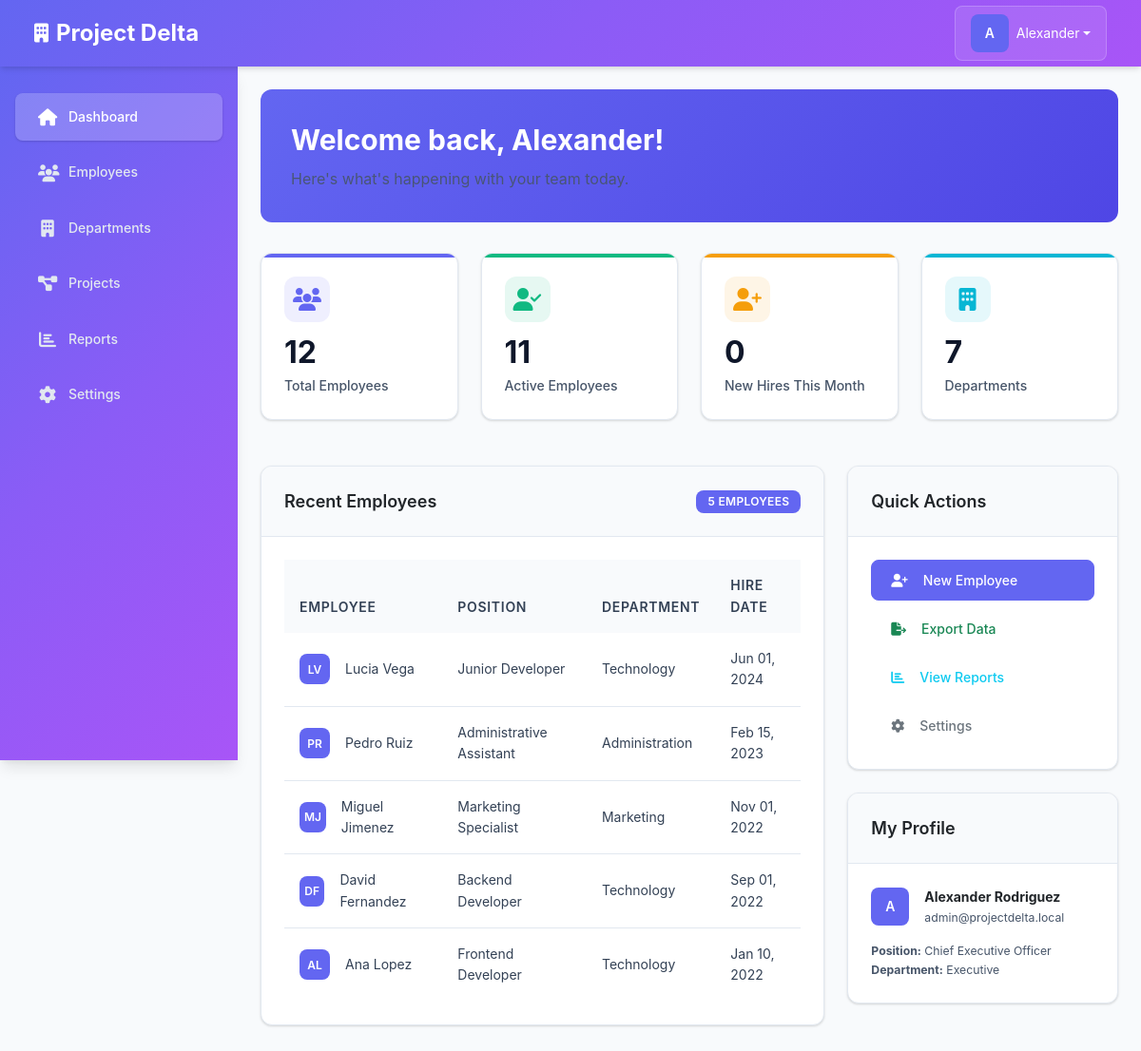
The app's page /www/htdocs/dashboard.php (signed in) with its own data.
### tables this page shows
CREATE TABLE users (
    id INT AUTO_INCREMENT PRIMARY KEY,
    email VARCHAR(255) NOT NULL UNIQUE,
    password VARCHAR(255) NOT NULL,
    first_name VARCHAR(100) NOT NULL,
    last_name VARCHAR(100) NOT NULL,
    full_name VARCHAR(200) GENERATED ALWAYS AS (CONCAT(first_name, ' ', last_name)) STORED,
    job_title VARCHAR(150) NOT NULL,
    department VARCHAR(100) NOT NULL,
    employee_id VARCHAR(20) UNIQUE NOT NULL,
    hire_date DATE NOT NULL,
    contract_end_date DATE NULL,
    salary DECIMAL(10,2) NOT NULL,
    phone VARCHAR(20),
    office_location VARCHAR(100),
    manager_id INT NULL,
    status ENUM('active', 'inactive', 'terminated') DEFAULT 'active',
    profile_image VARCHAR(255) DEFAULT 'default-avatar.png',
    last_login TIMESTAMP NULL,
    created_at TIMESTAMP DEFAULT CURRENT_TIMESTAMP,
    updated_at TIMESTAMP DEFAULT CURRENT_TIMESTAMP ON UPDATE CURRENT_TIMESTAMP,
    
    FOREIGN KEY (manager_id) REFERENCES users(id) ON DELETE SET NULL
);

### www/htdocs/config.php (called while the page is built, shortened)
<?php
$host = $_ENV['DB_HOST'] ?? 'db';
$dbname = $_ENV['DB_NAME'] ?? 'empresa';
$username = $_ENV['DB_USER'] ?? 'webapp';
$password = $_ENV['DB_PASSWORD'] ?? 'WebAppSecure123';
$pdo = null;
try {
    $pdo = new PDO("mysql:host=$host;dbname=$dbname;charset=utf8mb4", $username, $password, [
        PDO::ATTR_ERRMODE => PDO::ERRMODE_EXCEPTION,
        PDO::ATTR_DEFAULT_FETCH_MODE => PDO::FETCH_ASSOC,
        PDO::ATTR_EMULATE_PREPARES => false,
        PDO::MYSQL_ATTR_FOUND_ROWS => true,
        PDO::ATTR_PERSISTENT => false
    ]);
} catch (PDOException $e) {
    error_log("Database connection error: " . $e->getMessage());
    $pdo = null;
}
function escape($string) {
    return htmlspecialchars($string, ENT_QUOTES, 'UTF-8');
}
function getUserById($id) {
    global $pdo;
    try {
        $stmt = $pdo->prepare("SELECT id, email, first_name, last_name, full_name, job_title, department, employee_id, status FROM users WHERE id = ? LIMIT 1");
        $stmt->execute([$id]);
        return $stmt->fetch();
    } catch (PDOException $e) {
        error_log("Error fetching user by ID: " . $e->getMessage());
        return null;
    }
}
function getDashboardStats() {
    global $pdo;
    try {
        $stats = [];
        $stmt = $pdo->query("SELECT
            COUNT(*) as total_users,
            SUM(CASE WHEN status = 'active' THEN 1 ELSE 0 END) as active_users,
            SUM(CASE WHEN hire_date >= DATE_SUB(NOW(), INTERVAL 30 DAY) AND status = 'active' THEN 1 ELSE 0 END) as new_hires
            FROM users");
        $stats['users'] = $stmt->fetch();
        $stmt = $pdo->query("SELECT
            d.name,
            COUNT(u.id) as employee_count,
            d.budget
            FROM departments d
            LEFT JOIN users u ON u.department = d.name AND u.status = 'active'
            GROUP BY d.id, d.name, d.budget
            ORDER BY employee_count DESC
            LIMIT 10");
        $stats['departments'] = $stmt->fetchAll();
        $stmt = $pdo->query("SELECT
            COUNT(*) as total_projects,
            SUM(CASE WHEN status = 'active' THEN 1 ELSE 0 END) as active_projects,
            SUM(CASE WHEN status = 'completed' THEN 1 ELSE 0 END) as completed_projects,
            ROUND(AVG(progress_percentage), 1) as avg_progress,
            SUM(budget) as total_budget,
            SUM(spent_budget) as total_spent
            FROM projects");
        $stats['projects'] = $stmt->fetch();
        return $stats;
    } catch (PDOException $e) {
        error_log("Error fetching dashboard stats: " . $e->getMessage());
        return null;
    }
}
?>

### www/htdocs/dashboard.php (the view, shortened to what this page needs)
<?php
require_once 'config.php';
$currentUser = getUserById($_SESSION['user_id']);
$stats = getDashboardStats();
$recentEmployees = [];
try {
    if ($pdo) {
        $stmt = $pdo->query("
            SELECT first_name, last_name, job_title, department, hire_date
            FROM users
            WHERE status = 'active'
            ORDER BY hire_date DESC
            LIMIT 5
        ");
        $recentEmployees = $stmt->fetchAll();
    }
} catch (PDOException $e) {
    error_log("Error fetching recent employees: " . $e->getMessage());
}
?>
<!DOCTYPE html>
<html lang="en">
<head>
    <link href="https://cdn.jsdelivr.net/npm/bootstrap@5.3.0/dist/css/bootstrap.min.css" rel="stylesheet">
    <link href="https://cdnjs.cloudflare.com/ajax/libs/font-awesome/6.4.0/css/all.min.css" rel="stylesheet">
    <link href="assets/css/dashboard-styles.css" rel="stylesheet">
</head>
<body>
    <nav class="navbar">
        <div class="container-fluid">
            <a class="navbar-brand" href="#">
                <i class="fas fa-building"></i>
                Project Delta
            </a>
            <div class="navbar-nav">
                <div class="nav-item dropdown">
                    <a class="nav-link dropdown-toggle d-flex align-items-center" href="#" role="button" data-bs-toggle="dropdown">
                        <div class="user-avatar me-2">
                            <?= strtoupper(substr($currentUser['first_name'] ?? 'U', 0, 1)) ?>
                        </div>
                        <?= escape($currentUser['first_name'] ?? 'User') ?>
                    </a>
                </div>
            </div>
        </div>
    </nav>
    <nav class="sidebar">
        <div class="nav flex-column nav-pills">
            <a class="nav-link active" href="dashboard.php">
                <i class="fas fa-home"></i>Dashboard
            </a>
            <a class="nav-link" href="#employees">
                <i class="fas fa-users"></i>Employees
            </a>
            <a class="nav-link" href="#departments">
                <i class="fas fa-building"></i>Departments
            </a>
            <a class="nav-link" href="#projects">
                <i class="fas fa-project-diagram"></i>Projects
            </a>
            <a class="nav-link" href="#reports">
                <i class="fas fa-chart-bar"></i>Reports
            </a>
            <a class="nav-link" href="#settings">
                <i class="fas fa-cog"></i>Settings
            </a>
        </div>
    </nav>
    <main class="main-content">
        <div class="welcome-section fade-in">
            <h1 class="welcome-title">Welcome back, <?= escape($currentUser['first_name'] ?? 'User') ?>!</h1>
            <p class="welcome-subtitle">Here's what's happening with your team today.</p>
        </div>
        <div class="row mb-4">
            <div class="col-xl-3 col-md-6 mb-4">
                <div class="stats-card primary">
                    <div class="stats-icon primary">
                        <i class="fas fa-users"></i>
                    </div>
                    <div class="stats-number"><?= $stats['users']['total_users'] ?? 0 ?></div>
                    <div class="stats-label">Total Employees</div>
                </div>
            </div>
            <div class="col-xl-3 col-md-6 mb-4">
                <div class="stats-card success">
                    <div class="stats-icon success">
                        <i class="fas fa-user-check"></i>
                    </div>
                    <div class="stats-number"><?= $stats['users']['active_users'] ?? 0 ?></div>
                    <div class="stats-label">Active Employees</div>
                </div>
            </div>
            <div class="col-xl-3 col-md-6 mb-4">
                <div class="stats-card warning">
                    <div class="stats-icon warning">
                        <i class="fas fa-user-plus"></i>
                    </div>
                    <div class="stats-number"><?= $stats['users']['new_hires'] ?? 0 ?></div>
                    <div class="stats-label">New Hires This Month</div>
                </div>
            </div>
            <div class="col-xl-3 col-md-6 mb-4">
                <div class="stats-card info">
                    <div class="stats-icon info">
                        <i class="fas fa-building"></i>
                    </div>
                    <div class="stats-number"><?= count($stats['departments'] ?? []) ?></div>
                    <div class="stats-label">Departments</div>
                </div>
            </div>
        </div>
        <div class="row">
            <div class="col-xl-8 mb-4">
                <div class="card">
                    <div class="card-header">
                        <div class="d-flex justify-content-between align-items-center">
                            <h5 class="mb-0">Recent Employees</h5>
                            <span class="badge bg-primary"><?= count($recentEmployees) ?> employees</span>
                        </div>
                    </div>
                    <div class="card-body">
                        <div class="table-responsive">
                            <table class="table">
                                <thead>
                                    <tr>
                                        <th>Employee</th>
                                        <th>Position</th>
                                        <th>Department</th>
                                        <th>Hire Date</th>
                                    </tr>
                                </thead>
                                <tbody>
                                    <?php foreach ($recentEmployees as $employee): ?>
                                    <tr>
                                        <td>
                                            <div class="d-flex align-items-center">
                                                <div class="user-avatar me-3 sm">
                                                    <?= strtoupper(substr($employee['first_name'], 0, 1) . substr($employee['last_name'], 0, 1)) ?>
                                                </div>
                                                <span><?= escape($employee['first_name'] . ' ' . $employee['last_name']) ?></span>
                                            </div>
                                        </td>
                                        <td><?= escape($employee['job_title']) ?></td>
                                        <td><?= escape($employee['department']) ?></td>
                                        <td><?= date('M d, Y', strtotime($employee['hire_date'])) ?></td>
                                    </tr>
                                    <?php endforeach; ?>
                                </tbody>
                            </table>
                        </div>
                    </div>
                </div>
            </div>
            <div class="col-xl-4 mb-4">
                <div class="card mb-4">
                    <div class="card-header">
                        <h5 class="mb-0">Quick Actions</h5>
                    </div>
                    <div class="card-body">
                        <div class="d-grid gap-2">
                            <button class="btn btn-primary">
                                <i class="fas fa-user-plus me-2"></i>New Employee
                            </button>
                            <button class="btn btn-outline-success">
                                <i class="fas fa-file-export me-2"></i>Export Data
                            </button>
                            <button class="btn btn-outline-info">
                                <i class="fas fa-chart-bar me-2"></i>View Reports
                            </button>
                            <button class="btn btn-outline-secondary">
                                <i class="fas fa-cog me-2"></i>Settings
                            </button>
                        </div>
                    </div>
                </div>
                <div class="card">
                    <div class="card-header">
                        <h5 class="mb-0">My Profile</h5>
                    </div>
                    <div class="card-body">
                        <div class="d-flex align-items-center mb-3">
                            <div class="user-avatar me-3">
                                <?= strtoupper(substr($currentUser['first_name'] ?? 'U', 0, 1)) ?>
                            </div>
                            <div>
                                <div class="fw-bold"><?= escape($currentUser['first_name'] . ' ' . ($currentUser['last_name'] ?? '')) ?></div>
                                <div class="text-muted small"><?= escape($currentUser['email']) ?></div>
                            </div>
                        </div>
                        <div class="small text-muted">
                            <div><strong>Position:</strong> <?= escape($currentUser['job_title'] ?? 'Not specified') ?></div>
                            <div><strong>Department:</strong> <?= escape($currentUser['department'] ?? 'Not specified') ?></div>
                        </div>
                    </div>
                </div>
            </div>
        </div>
    </main>
</body>
</html>

### records on screen
users: first_name "A", first_name "Alexander", first_name+last_name "Alexander Rodriguez", email "admin@projectdelta.local", job_title "Chief Executive Officer", department "Executive"
users: first_name+last_name "LV", first_name+last_name "Lucia Vega", job_title "Junior Developer", department "Technology", hire_date "Jun 01, 2024"
users: first_name+last_name "PR", first_name+last_name "Pedro Ruiz", job_title "Administrative Assistant", department "Administration", hire_date "Feb 15, 2023"
users: first_name+last_name "MJ", first_name+last_name "Miguel Jimenez", job_title "Marketing Specialist", department "Marketing", hire_date "Nov 01, 2022"
users: first_name+last_name "DF", first_name+last_name "David Fernandez", job_title "Backend Developer", department "Technology", hire_date "Sep 01, 2022"
users: first_name+last_name "AL", first_name+last_name "Ana Lopez", job_title "Frontend Developer", department "Technology", hire_date "Jan 10, 2022"

### other values on screen
$stats['users']['total_users'] "12"
$stats['users']['active_users'] "11"
$stats['users']['new_hires'] "0"
count($stats['departments'] ?? []) "7"
count($recentEmployees) "5"
